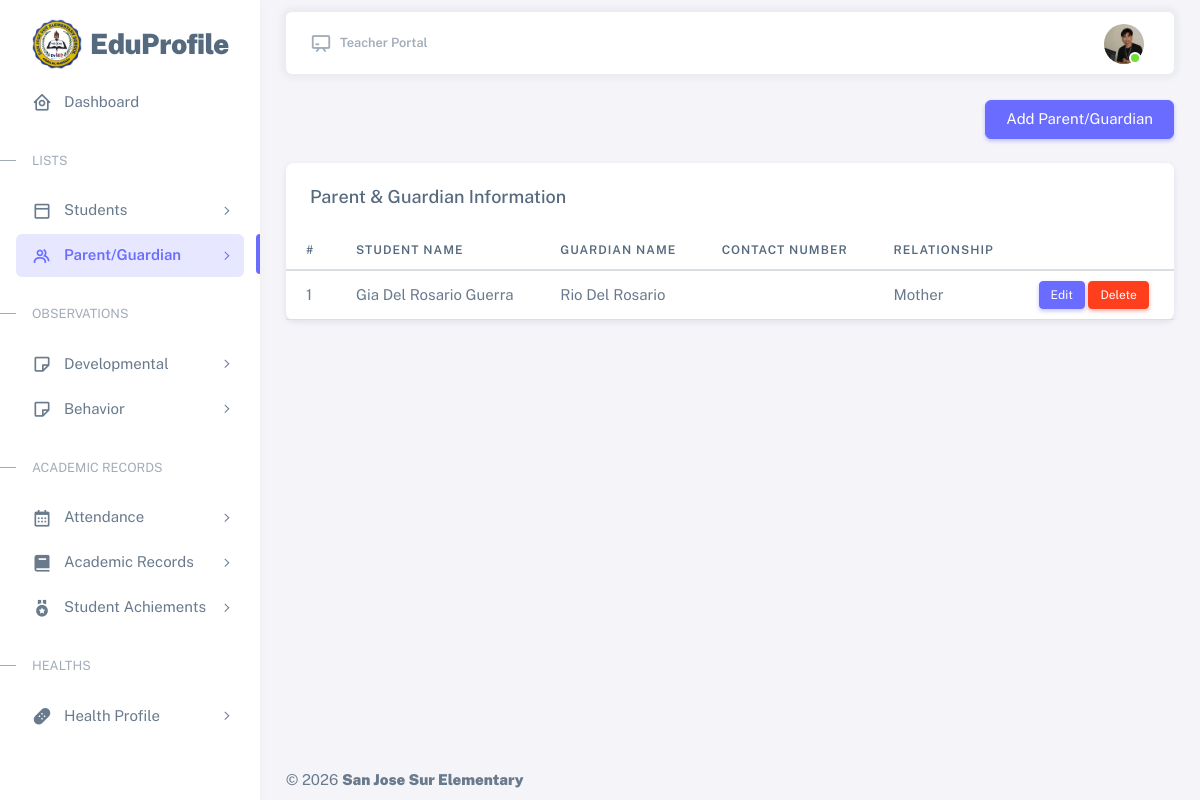
The app's page /resources/views/teacher/parent-guardian.php (signed in) with its own data.
### tables this page shows
CREATE TABLE `parents_guardians` (
  `id` int(11) NOT NULL,
  `student_id` int(11) NOT NULL,
  `recorded_by` int(11) DEFAULT NULL,
  `father_name` varchar(50) DEFAULT NULL,
  `father_occupation` varchar(50) DEFAULT NULL,
  `father_contact` varchar(50) DEFAULT NULL,
  `mother_name` varchar(50) DEFAULT NULL,
  `mother_occupation` varchar(50) DEFAULT NULL,
  `mother_contact` varchar(50) DEFAULT NULL,
  `guardian_name` varchar(50) DEFAULT NULL,
  `guardian_relationship` varchar(50) DEFAULT NULL,
  `guardian_contact` varchar(50) DEFAULT NULL,
  `created_at` timestamp NOT NULL DEFAULT current_timestamp(),
  `updated_at` timestamp NOT NULL DEFAULT current_timestamp() ON UPDATE current_timestamp()
);

CREATE TABLE `students` (
  `id` int(11) NOT NULL,
  `lrn` varchar(20) DEFAULT NULL,
  `first_name` varchar(100) NOT NULL,
  `middle_name` varchar(100) DEFAULT NULL,
  `last_name` varchar(100) NOT NULL,
  `suffix` varchar(20) DEFAULT NULL,
  `birth_date` date NOT NULL,
  `gender` enum('Male','Female') NOT NULL,
  `address` varchar(50) DEFAULT NULL,
  `school_year_id` int(11) NOT NULL,
  `grade_level_id` int(11) NOT NULL,
  `section_id` int(11) NOT NULL,
  `recorded_by` int(11) NOT NULL,
  `created_at` timestamp NOT NULL DEFAULT current_timestamp(),
  `updated_at` timestamp NOT NULL DEFAULT current_timestamp() ON UPDATE current_timestamp()
);

### app/controllers/teacher/ParentGuardianController.php (called while the page is built, shortened)
<?php
require_once __DIR__ . '/../../core/Controller.php';
require_once __DIR__ . '/../../models/teacher/ParentGuardianModel.php';
require_once __DIR__ . '/../../../database/config/config.php';
    class ParentGuardianController extends Controller{
        public function index(){
            return $this->model->index();
        }
    }
    try{
        $controller = new ParentGuardianController($con);
        $parentGuardians = $controller->index();
    }catch(Exception $e){
        error_log("Error " . $e->getMessage());
        die("An error occurred while initializing the controller.");
    }

### app/core/Controller.php (called while the page is built, shortened)
<?php
    abstract class Controller{
        public function __construct($model){
            $this->model = $model;
        }
    }

### app/core/Model.php (called while the page is built, shortened)
<?php
    class Model{
        public function __construct($con){
            $this->con = $con;
        }
    }

### app/models/teacher/ParentGuardianModel.php (called while the page is built, shortened)
<?php
require_once __DIR__ . '/../../core/Model.php';
    class ParentGuardianModel extends Model{
        protected $parent_guardian = 'parents_guardians';
        protected $students = 'students';
        protected $users = 'users';
        public function index(){
            try{
                $query = "SELECT
                    pg.*,
                    s.first_name AS student_first_name,
                    s.middle_name AS student_middle_name,
                    s.last_name AS student_last_name,
                    s.suffix AS student_suffix,
                    u.full_name AS recorded_by
                    FROM {$this->parent_guardian} pg
                    LEFT JOIN {$this->students} s ON pg.student_id = s.id
                    LEFT JOIN {$this->users} u ON pg.recorded_by = u.id
                ";
                $stmt = $this->con->prepare($query);
                $stmt->execute();
                $result = $stmt->get_result();
                return $result->fetch_all(MYSQLI_ASSOC);
            }catch(Exception $e){
                error_log("Error " . $e->getMessage());
                return [];
            }
        }
    }

### resources/views/teacher/parent-guardian.php (the view, shortened to what this page needs)
<?php
require_once __DIR__ . '/../../../app/controllers/teacher/ParentGuardianController.php';
?>
<!DOCTYPE html>
<html
  lang="en"
  class="light-style layout-menu-fixed"
  dir="ltr"
  data-theme="theme-default"
  data-assets-path="../../../public/assets/"
  data-template="vertical-menu-template-free"
>
<head>
  <link rel="stylesheet" href="../../../public/assets/vendor/fonts/boxicons.css" />
  <link rel="stylesheet" href="../../../public/assets/vendor/css/core.css" class="template-customizer-core-css" />
  <link rel="stylesheet" href="../../../public/assets/vendor/css/theme-default.css" class="template-customizer-theme-css" />
  <link rel="stylesheet" href="../../../public/assets/css/demo.css" />
  <link rel="stylesheet" href="../../../public/assets/vendor/libs/perfect-scrollbar/perfect-scrollbar.css" />
</head>
<body>
    <?php require_once __DIR__ . '/partials/sidebar.php'; ?>
    <?php require_once __DIR__ . '/partials/topbar.php'; ?>
    <div class="text-end">
        <button class="btn btn-primary" data-bs-toggle="modal" data-bs-target="#addParentModal">
            Add Parent/Guardian
        </button>
    </div>
    <div class="card mt-4">
        <h5 class="card-header">Parent & Guardian Information</h5>
        <div class="table-responsive nowrap">
            <table class="table">
                <thead>
                    <tr>
                        <th>#</th>
                        <th>Student Name</th>
                        <th>Guardian Name</th>
                        <th>Contact Number</th>
                        <th>Relationship</th>
                    </tr>
                </thead>
                <tbody>
                    <?php if (!empty($parentGuardians)) : ?>
                        <?php foreach ($parentGuardians as $index => $parentGuardian) : ?>
                            <tr>
                                <td><?= $index + 1 ?></td>
                                <td><?= htmlspecialchars($parentGuardian['student_first_name'] . ' ' . $parentGuardian['student_middle_name'] . ' ' . $parentGuardian['student_last_name'] . ' ' . $parentGuardian['student_suffix']) ?></td>
                                <td><?= htmlspecialchars($parentGuardian['guardian_name']) ?></td>
                                <td><?= htmlspecialchars($parentGuardian['guardian_contact']) ?></td>
                                <td><?= htmlspecialchars($parentGuardian['guardian_relationship']) ?></td>
                                <td>
                                    <button
                                        class="btn btn-sm btn-primary"
                                        data-bs-toggle="modal"
                                        data-bs-target="#editParentModal"
                                        data-id="<?= htmlspecialchars($parentGuardian['id']) ?>"
                                        data-student-id="<?= htmlspecialchars($parentGuardian['student_id']) ?>"
                                        data-father-name="<?= htmlspecialchars($parentGuardian['father_name']) ?>"
                                        data-father-occupation="<?= htmlspecialchars($parentGuardian['father_occupation']) ?>"
                                        data-father-contact="<?= htmlspecialchars($parentGuardian['father_contact']) ?>"
                                        data-mother-name="<?= htmlspecialchars($parentGuardian['mother_name']) ?>"
                                        data-mother-occupation="<?= htmlspecialchars($parentGuardian['mother_occupation']) ?>"
                                        data-mother-contact="<?= htmlspecialchars($parentGuardian['mother_contact']) ?>"
                                        data-guardian-name="<?= htmlspecialchars($parentGuardian['guardian_name']) ?>"
                                        data-guardian-relationship="<?= htmlspecialchars($parentGuardian['guardian_relationship']) ?>"
                                        data-guardian-contact="<?= htmlspecialchars($parentGuardian['guardian_contact']) ?>"
                                        onclick="editParentGuardian(this)"
                                    >Edit</button>
                                    <form action="../../../app/controllers/teacher/ParentGuardianController.php" method="post" class="d-inline">
                                        <button
                                            type="submit"
                                            name="delete_parent_guardian"
                                            class="btn btn-sm btn-danger"
                                            onclick="return confirm('Are you sure you want to delete this record?');">
                                            Delete
                                        </button>
                                    </form>
                                </td>
                            </tr>
                        <?php endforeach; ?>
                    <?php else : ?>
                        <tr>
                            <td colspan="5" class="text-center">No parent/guardian records found.</td>
                        </tr>
                    <?php endif; ?>
                </tbody>
            </table>
        </div>
    </div>
    <?php require_once __DIR__ . '/partials/footer.php'; ?>
</body>
</html>

### records on screen
parents_guardians: student.suffix "Gia Del Rosario Guerra", guardian_name "Rio Del Rosario", guardian_relationship "Mother"
